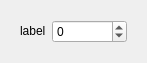
<?xml version="1.0" encoding="UTF-8"?>
<ui version="4.0">
 <class>SlopeSpeedSelectorWidget</class>
 <widget class="QWidget" name="SlopeSpeedSelectorWidget">
  <property name="geometry">
   <rect>
    <x>0</x>
    <y>0</y>
    <width>125</width>
    <height>38</height>
   </rect>
  </property>
  <property name="windowTitle">
   <string>Form</string>
  </property>
  <layout class="QHBoxLayout" name="horizontalLayout_2">
   <item>
    <widget class="QWidget" name="widget" native="true">
     <property name="sizePolicy">
      <sizepolicy hsizetype="Preferred" vsizetype="Maximum">
       <horstretch>0</horstretch>
       <verstretch>0</verstretch>
      </sizepolicy>
     </property>
     <layout class="QHBoxLayout" name="horizontalLayout">
      <item>
       <widget class="QLabel" name="label">
        <property name="sizePolicy">
         <sizepolicy hsizetype="Preferred" vsizetype="Maximum">
          <horstretch>0</horstretch>
          <verstretch>0</verstretch>
         </sizepolicy>
        </property>
        <property name="text">
         <string>label</string>
        </property>
       </widget>
      </item>
      <item>
       <widget class="QSpinBox" name="spinBox">
        <property name="sizePolicy">
         <sizepolicy hsizetype="Preferred" vsizetype="Maximum">
          <horstretch>0</horstretch>
          <verstretch>0</verstretch>
         </sizepolicy>
        </property>
        <property name="minimumSize">
         <size>
          <width>75</width>
          <height>0</height>
         </size>
        </property>
        <property name="minimum">
         <number>-32768</number>
        </property>
        <property name="maximum">
         <number>32767</number>
        </property>
        <property name="value">
         <number>0</number>
        </property>
       </widget>
      </item>
     </layout>
    </widget>
   </item>
  </layout>
 </widget>
 <resources/>
 <connections/>
</ui>
